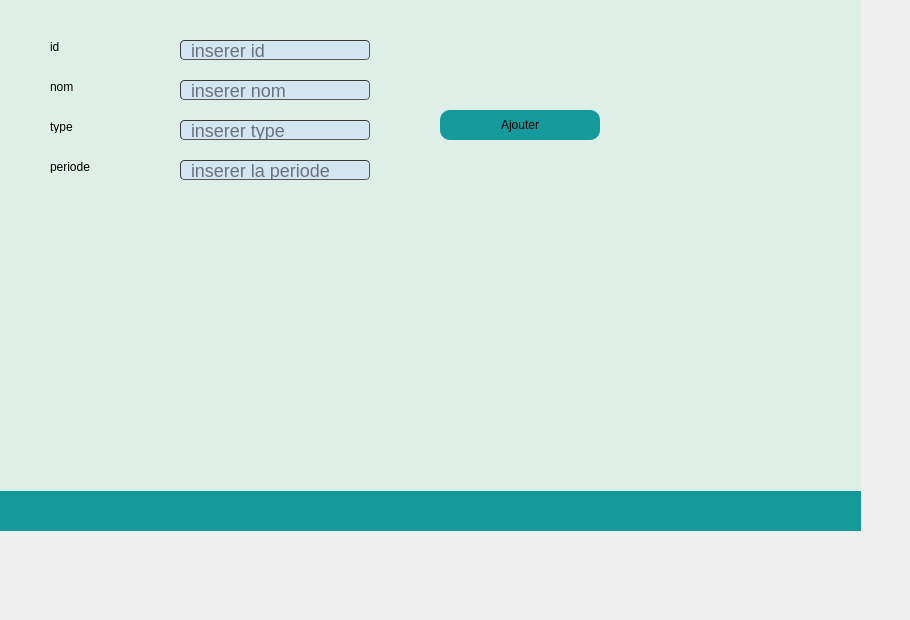
      <widget class="QWidget" name="tab_7">
       <attribute name="title">
        <string>ajouter Client</string>
       </attribute>
       <widget class="QPushButton" name="pb_ajouter">
        <property name="geometry">
         <rect>
          <x>440</x>
          <y>110</y>
          <width>160</width>
          <height>30</height>
         </rect>
        </property>
        <property name="styleSheet">
         <string notr="true">border-radius:10px;
background-color:#159A9C;
</string>
        </property>
        <property name="text">
         <string>Ajouter</string>
        </property>
       </widget>
       <widget class="QLineEdit" name="le_type">
        <property name="geometry">
         <rect>
          <x>180</x>
          <y>120</y>
          <width>190</width>
          <height>20</height>
         </rect>
        </property>
        <property name="styleSheet">
         <string notr="true">border-width: 1px; border-radius: 4px;
font-size: 18px;
	border-color: rgb(58, 58, 58);
	border-style: inset;
	padding: 0 8px;
	color:  #000000 ;
	background: #d4e6f1 ;
	selection-background-color:#007b50;
	selection-color: #FFFFFF
;
</string>
        </property>
        <property name="placeholderText">
         <string>inserer type</string>
        </property>
       </widget>
       <widget class="QLabel" name="nom">
        <property name="geometry">
         <rect>
          <x>50</x>
          <y>120</y>
          <width>47</width>
          <height>13</height>
         </rect>
        </property>
        <property name="text">
         <string>type</string>
        </property>
       </widget>
       <widget class="QLineEdit" name="le_nom">
        <property name="geometry">
         <rect>
          <x>180</x>
          <y>80</y>
          <width>190</width>
          <height>20</height>
         </rect>
        </property>
        <property name="styleSheet">
         <string notr="true">border-width: 1px; border-radius: 4px;
font-size: 18px;
	border-color: rgb(58, 58, 58);
	border-style: inset;
	padding: 0 8px;
	color:  #000000 ;
	background: #d4e6f1 ;
	selection-background-color:#007b50;
	selection-color: #FFFFFF
;</string>
        </property>
        <property name="text">
         <string/>
        </property>
        <property name="cursorPosition">
         <number>0</number>
        </property>
        <property name="placeholderText">
         <string>inserer nom</string>
        </property>
       </widget>
       <widget class="QLineEdit" name="le_id">
        <property name="geometry">
         <rect>
          <x>180</x>
          <y>40</y>
          <width>190</width>
          <height>20</height>
         </rect>
        </property>
        <property name="styleSheet">
         <string notr="true">border-width: 1px; border-radius: 4px;
font-size: 18px;
	border-color: rgb(58, 58, 58);
	border-style: inset;
	padding: 0 8px;
	color:  #000000 ;
	background: #d4e6f1 ;
	selection-background-color:#007b50;
	selection-color: #FFFFFF
;
</string>
        </property>
        <property name="placeholderText">
         <string>inserer id</string>
        </property>
       </widget>
       <widget class="QLabel" name="prenom">
        <property name="geometry">
         <rect>
          <x>50</x>
          <y>80</y>
          <width>47</width>
          <height>13</height>
         </rect>
        </property>
        <property name="text">
         <string>nom</string>
        </property>
       </widget>
       <widget class="QLabel" name="id">
        <property name="geometry">
         <rect>
          <x>50</x>
          <y>40</y>
          <width>47</width>
          <height>13</height>
         </rect>
        </property>
        <property name="text">
         <string>id</string>
        </property>
       </widget>
       <widget class="QLabel" name="label_2">
        <property name="geometry">
         <rect>
          <x>0</x>
          <y>0</y>
          <width>861</width>
          <height>491</height>
         </rect>
        </property>
        <property name="styleSheet">
         <string notr="true">background-color: rgb(222, 239, 231)</string>
        </property>
        <property name="text">
         <string/>
        </property>
       </widget>
       <widget class="QLabel" name="nom_3">
        <property name="geometry">
         <rect>
          <x>50</x>
          <y>160</y>
          <width>47</width>
          <height>13</height>
         </rect>
        </property>
        <property name="text">
         <string>periode</string>
        </property>
       </widget>
       <widget class="QLineEdit" name="le_periode">
        <property name="geometry">
         <rect>
          <x>180</x>
          <y>160</y>
          <width>190</width>
          <height>20</height>
         </rect>
        </property>
        <property name="styleSheet">
         <string notr="true">border-width: 1px; border-radius: 4px;
font-size: 18px;
	border-color: rgb(58, 58, 58);
	border-style: inset;
	padding: 0 8px;
	color:  #000000 ;
	background: #d4e6f1 ;
	selection-background-color:#007b50;
	selection-color: #FFFFFF
;</string>
        </property>
        <property name="text">
         <string/>
        </property>
        <property name="placeholderText">
         <string>inserer la periode</string>
        </property>
       </widget>
       <widget class="QLabel" name="label_6">
        <property name="geometry">
         <rect>
          <x>-40</x>
          <y>-80</y>
          <width>901</width>
          <height>611</height>
         </rect>
        </property>
        <property name="styleSheet">
         <string notr="true">background-color:rgb(21, 154, 156);</string>
        </property>
        <property name="text">
         <string/>
        </property>
       </widget>
       <zorder>label_6</zorder>
       <zorder>label_2</zorder>
       <zorder>pb_ajouter</zorder>
       <zorder>le_type</zorder>
       <zorder>nom</zorder>
       <zorder>le_nom</zorder>
       <zorder>le_id</zorder>
       <zorder>prenom</zorder>
       <zorder>id</zorder>
       <zorder>nom_3</zorder>
       <zorder>le_periode</zorder>
      </widget>
